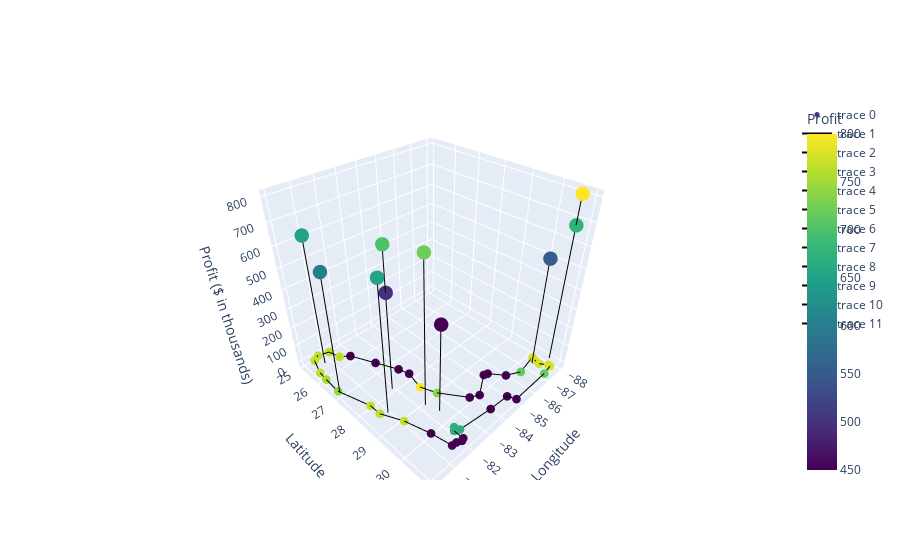

Notebook source saved alongside this figure:
### Code cell
import plotly.graph_objects as go
import numpy as np
import geopandas as gpd
from scipy.spatial import Delaunay


# Load the shapefile into a GeoDataFrame
gdf = gpd.read_file('ne_110m_admin_1_states_provinces.shp')

# Filter out only the Florida state
florida_gdf = gdf[gdf['name'] == 'Florida']

# Extract the boundary coordinates of Florida
florida_boundary = florida_gdf.geometry.values[0].exterior.coords.xy
florida_x = list(florida_boundary[0])
florida_y = list(florida_boundary[1])

# Coordinates and profits from before
store_locations = [
    (27.9944024, -81.7602544),
    (25.5516034, -80.6326916),
    (30.6953657, -88.0398913),
    (29.6516344, -82.3248262),
    (27.9944024, -81.7602544),
    (30.421309, -87.2169149),
    (28.6122187, -80.8075537),
    (26.9342246, -80.0942087),
    (29.1871986, -82.1400923),
    (30.6953657, -88.0398913)
]
store_profits = [500, 650, 800, 450, 700, 550, 650, 600, 720, 675]

# Extract x, y, z data for stores
x = [location[1] for location in store_locations]
y = [location[0] for location in store_locations]
z = store_profits

# Create figure
fig = go.Figure()

# Add 3D scatter plot for store data with color based on profit
fig.add_trace(go.Scatter3d(x=x, y=y, z=z, mode='markers', 
                           marker=dict(size=5, color=z, colorscale='Viridis', colorbar=dict(title='Profit'))))

# Add pillars (lines) for each store point down to the x-y plane
for i in range(len(x)):
    fig.add_trace(go.Scatter3d(x=[x[i], x[i]], y=[y[i], y[i]], z=[z[i], 0], mode='lines', line=dict(color='black')))

# Calculate the average profits for the area around each boundary point of Florida
florida_avg_profits = []
for fx, fy in zip(florida_x, florida_y):
    distances = np.sqrt((np.array(x) - fx)**2 + (np.array(y) - fy)**2)
    nearby_profits = [profit for d, profit in zip(distances, z) if d < 1]  # Considering profits of stores within 1-degree distance
    florida_avg_profits.append(np.mean(nearby_profits) if nearby_profits else 0)  # Setting to 0 if no nearby stores

# Add Florida boundary with color based on average profits
fig.add_trace(go.Scatter3d(x=florida_x, y=florida_y, z=[0]*len(florida_x), mode='lines+markers', 
                           marker=dict(size=3, color=florida_avg_profits, colorscale='Viridis'),
                           line=dict(color='black')))

# Set axes properties
fig.update_layout(scene=dict(
    xaxis_title='Longitude',
    yaxis_title='Latitude',
    zaxis_title='Profit ($ in thousands)')
)

# Display the plot
fig.show()

### Figure 1 — Plotly figure (JSON) as saved in the notebook; plotly's stock layout.template omitted (floating-point values rounded to 4 significant figures)
{"data": [{"marker": {"color": [500, 650, 800, 450, 700, 550, 650, 600, 720, 675], "colorbar": {"title": {"text": "Profit"}}, "colorscale": [[0, "#440154"], [0.1111, "#482878"], [0.2222, "#3e4989"], [0.3333, "#31688e"], [0.4444, "#26828e"], [0.5556, "#1f9e89"], [0.6667, "#35b779"], [0.7778, "#6ece58"], [0.8889, "#b5de2b"], [1, "#fde725"]], "size": 5}, "mode": "markers", "type": "scatter3d", "x": [-81.76, -80.63, -88.04, -82.32, -81.76, -87.22, -80.81, -80.09, -82.14, -88.04], "y": [27.99, 25.55, 30.7, 29.65, 27.99, 30.42, 28.61, 26.93, 29.19, 30.7], "z": [500, 650, 800, 450, 700, 550, 650, 600, 720, 675]}, {"line": {"color": "black"}, "mode": "lines", "type": "scatter3d", "x": [-81.76, -81.76], "y": [27.99, 27.99], "z": [500, 0]}, {"line": {"color": "black"}, "mode": "lines", "type": "scatter3d", "x": [-80.63, -80.63], "y": [25.55, 25.55], "z": [650, 0]}, {"line": {"color": "black"}, "mode": "lines", "type": "scatter3d", "x": [-88.04, -88.04], "y": [30.7, 30.7], "z": [800, 0]}, {"line": {"color": "black"}, "mode": "lines", "type": "scatter3d", "x": [-82.32, -82.32], "y": [29.65, 29.65], "z": [450, 0]}, {"line": {"color": "black"}, "mode": "lines", "type": "scatter3d", "x": [-81.76, -81.76], "y": [27.99, 27.99], "z": [700, 0]}, {"line": {"color": "black"}, "mode": "lines", "type": "scatter3d", "x": [-87.22, -87.22], "y": [30.42, 30.42], "z": [550, 0]}, {"line": {"color": "black"}, "mode": "lines", "type": "scatter3d", "x": [-80.81, -80.81], "y": [28.61, 28.61], "z": [650, 0]}, {"line": {"color": "black"}, "mode": "lines", "type": "scatter3d", "x": [-80.09, -80.09], "y": [26.93, 26.93], "z": [600, 0]}, {"line": {"color": "black"}, "mode": "lines", "type": "scatter3d", "x": [-82.14, -82.14], "y": [29.19, 29.19], "z": [720, 0]}, {"line": {"color": "black"}, "mode": "lines", "type": "scatter3d", "x": [-88.04, -88.04], "y": [30.7, 30.7], "z": [675, 0]}, {"line": {"color": "black"}, "marker": {"color": [675, 675, 675, 675, 675, 550, 0, 0, 0, 450, 450, 450, 0, 0, 0, 0, 0, 650, 650, 650, 600, 625, 650, 650, 650, 650, 650, 0, 0, 0, 0, 720, 585, 0, 0, 0, 0, 0, 550, 675], "colorscale": [[0, "#440154"], [0.1111, "#482878"], [0.2222, "#3e4989"], [0.3333, "#31688e"], [0.4444, "#26828e"], [0.5556, "#1f9e89"], [0.6667, "#35b779"], [0.7778, "#6ece58"], [0.8889, "#b5de2b"], [1, "#fde725"]], "size": 3}, "mode": "lines+markers", "type": "scatter3d", "x": [-87.53, -87.46, -87.4, -87.63, -87.62, -87.05, -85.01, -84.85, -83.85, -82.23, -82.15, -82.02, -82.02, -81.9, -81.7, -81.49, -81.31, -80.98, -80.54, -80.53, -80.06, -80.09, -80.13, -80.38, -80.68, -81.17, -81.33, -81.71, -82.24, -82.71, -82.86, -82.65, -82.93, -83.71, -84.1, -85.11, -85.29, -85.77, -86.4, -87.53], "y": [30.27, 30.41, 30.61, 30.85, 30.93, 30.98, 30.99, 30.72, 30.68, 30.53, 30.35, 30.44, 30.79, 30.82, 30.75, 30.73, 30.04, 29.18, 28.47, 28.04, 26.88, 26.21, 25.82, 25.21, 25.08, 25.2, 25.64, 25.87, 26.73, 27.5, 27.89, 28.55, 29.1, 29.94, 30.09, 29.64, 29.69, 30.15, 30.4, 30.27], "z": [0, 0, 0, 0, 0, 0, 0, 0, 0, 0, 0, 0, 0, 0, 0, 0, 0, 0, 0, 0, 0, 0, 0, 0, 0, 0, 0, 0, 0, 0, 0, 0, 0, 0, 0, 0, 0, 0, 0, 0]}], "layout": {"autosize": true, "scene": {"aspectmode": "auto", "aspectratio": {"x": 1, "y": 1, "z": 1}, "xaxis": {"title": {"text": "Longitude"}, "type": "linear"}, "yaxis": {"title": {"text": "Latitude"}, "type": "linear"}, "zaxis": {"title": {"text": "Profit ($ in thousands)"}, "type": "linear"}}}}
